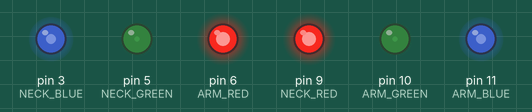
This sketch was run on a simulated Arduino Uno, built with avr-gcc and run on an emulated ATmega328P. Parts: output pins drawn as LEDs (lit = HIGH).

Above: at 0.42 s.
At 9.34 s:
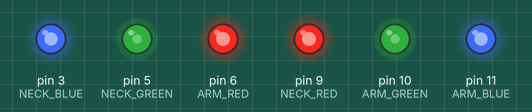
At 14.95 s:
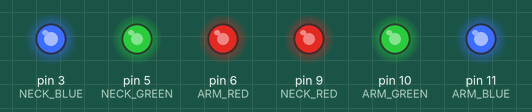
At 19.34 s:
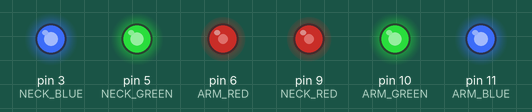
At 29.34 s:
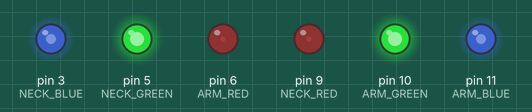
At 39.34 s:
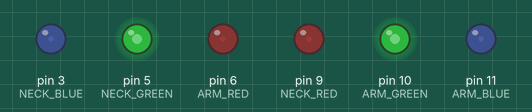
Timing chart, 0 to 40.0 s (numbered marks = the images above):
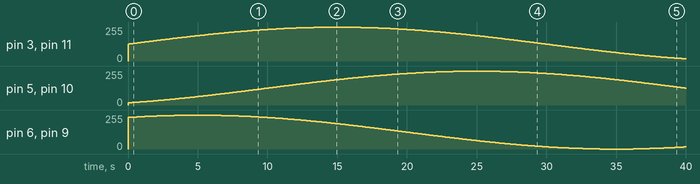

Measured:
- by itself, pin 3 (NECK_BLUE), pin 11 (ARM_BLUE): rises from 0/255 to 254/255 in 15.0 s, then falls to 17/255 in 24.9 s
- by itself, pin 5 (NECK_GREEN), pin 10 (ARM_GREEN): rises from 0/255 to 254/255 in 25.0 s, then falls to 127/255 in 14.9 s
- by itself, pin 6 (ARM_RED), pin 9 (NECK_RED): 0/255 → 237/255 at 0.00 s, → 238/255 0.15 s later, → 239/255 0.16 s later, → 240/255 0.16 s later, … (289 changes in this stretch)

The sketch:

rainbow.ino
```cpp
/*
 * 3: Neck blue
 * 5: Neck green
 * 6: Arm red
 * 9: Neck red
 * 10: Arm green
 * 11: Arm blue
 */
#define ARM_RED    6
#define ARM_GREEN  10
#define ARM_BLUE   11
#define NECK_RED   9
#define NECK_GREEN 5
#define NECK_BLUE  3

#define RADS_PER_MILLI 6.28318530718 / (60.0 * 1000.0)

#define CHANNEL_OFFSET (3.14159265359 / 3.0)

float get_hue() {
  return millis() * RADS_PER_MILLI;
}

byte red(float hue) {
  return sin(hue + CHANNEL_OFFSET) * 127 + 127;
}

byte green(float hue) {
  return sin(hue - CHANNEL_OFFSET) * 127 + 127;
}

byte blue(float hue) {
  return sin(hue) * 127 + 127;
}

void setup() {
  // nothing happens in setup
}

void loop() {
  float hue = get_hue();
  byte r = red(hue);
  byte g = green(hue);
  byte b = blue(hue);
  analogWrite(ARM_RED, r);
  analogWrite(ARM_GREEN, g);
  analogWrite(ARM_BLUE, b);

  analogWrite(NECK_RED, r);
  analogWrite(NECK_GREEN, g);
  analogWrite(NECK_BLUE, b);
}
```
